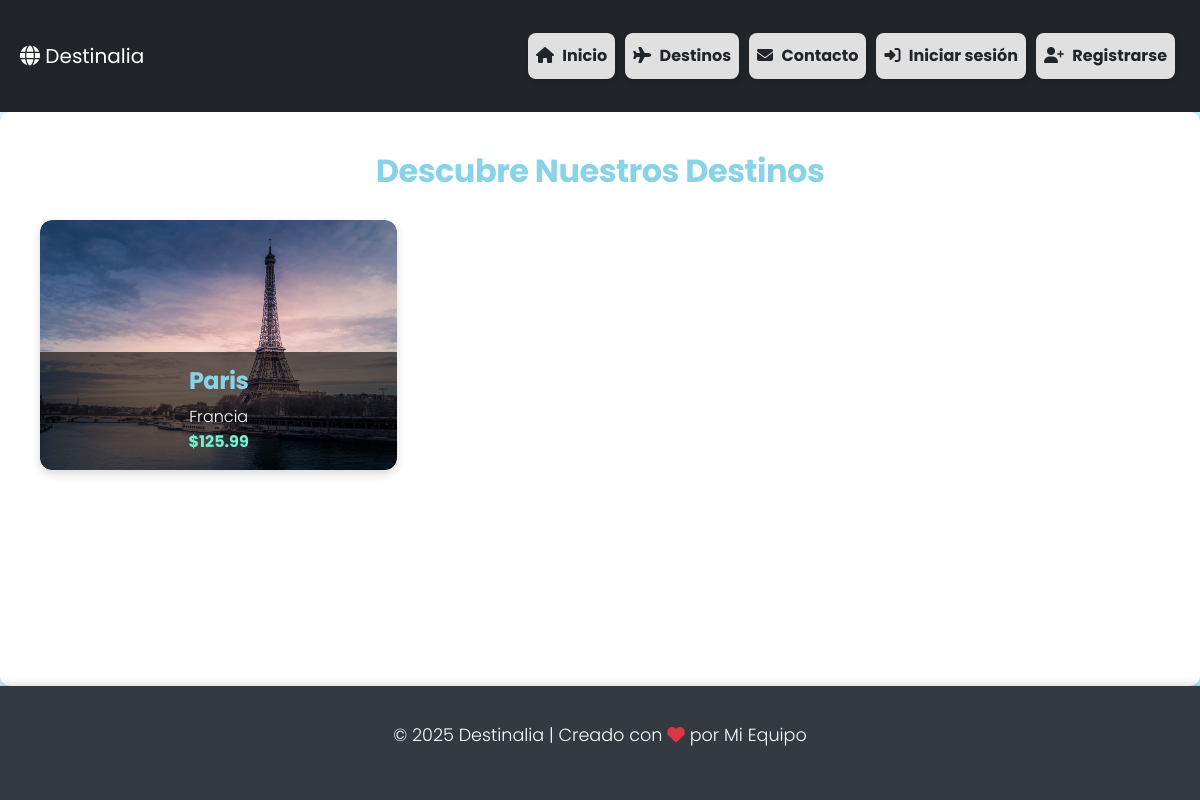
/destinos/, run on an earlier commit of the app's database.
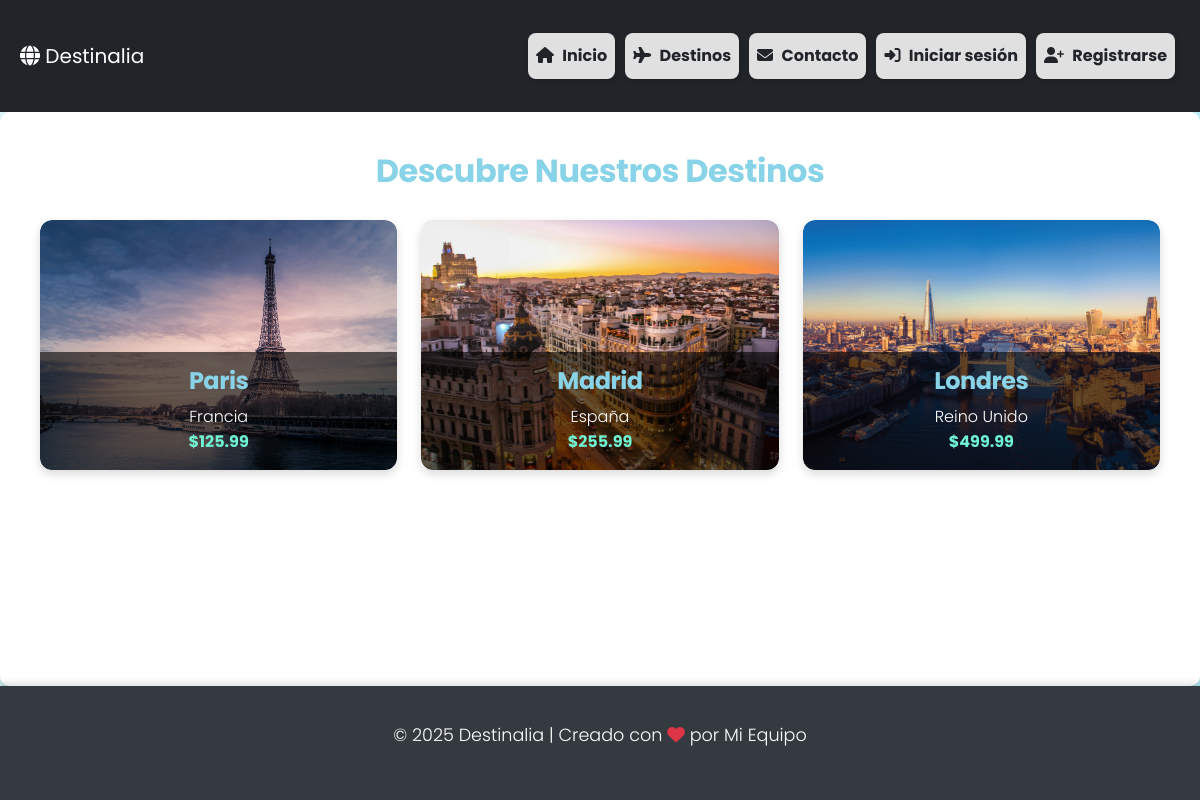
And on a later commit of the database.
### destinos/models.py (models this page shows, shortened)
class Destino(models.Model):
    iden = models.AutoField(primary_key=True)
    nombre = models.CharField(max_length=100)
    pais = models.CharField(max_length=100)
    precio = models.DecimalField(max_digits=10, decimal_places=2)
    explicacion = models.TextField()
    imagen = models.ImageField(upload_to='destinos')
    created = models.DateTimeField(auto_now_add=True)
    updated = models.DateTimeField(auto_now_add=True)
    class Meta:
        verbose_name = 'destino'
        verbose_name_plural = 'destinos'

### destinos/views.py (the view)
# urls.py: path('', views.destinos, name='destinos'),
def destinos(request):
    template_name = 'destinos/destinos.html'
    destinos = Destino.objects.all()
    return render(request, template_name, {"destinos":destinos})

### destinos/templates/destinos/destinos.html (shortened to what this page needs)
{% extends "inicio/base.html" %}
{% load static %}
{% block cabecera %}
<link rel="stylesheet" href="{% static 'inicio/css/destinos.css' %}">
{% endblock cabecera %}
{% block content %}
<div class="container">
    <h2 class="titulo-seccion">Descubre Nuestros Destinos</h2>
    <div class="row g-4">
        {% for destino in destinos %}
        <div class="col-md-6 col-lg-4">
            <a href="{% url 'destino_detalle' destino.iden %}" class="destino-link">
                <div class="destino-card">
                    <div class="destino-img" style="background-image: url('{{ destino.imagen.url }}');">
                        <div class="destino-overlay">
                            <h3>{{ destino.nombre }}</h3>
                            <p>{{ destino.pais }}</p>
                            <p class="precio">${{ destino.precio }}</p>
                        </div>
                    </div>
                </div>
            </a>
        </div>
        {% endfor %}
    </div>
</div>
{% endblock %}

### inicio/templates/inicio/base.html (shortened to what this page needs)
<!DOCTYPE html>
<html lang="es">
<head>
    <link rel="stylesheet" href="https://cdnjs.cloudflare.com/ajax/libs/font-awesome/6.4.2/css/all.min.css">
    <link rel="stylesheet" href="https://cdn.jsdelivr.net/npm/bootstrap@5.3.0/dist/css/bootstrap.min.css">
    {% load static %}
    <link rel="stylesheet" href="{% static 'inicio/css/base.css' %}">
    {% block cabecera %}{% endblock cabecera %}
</head>
<body>
    <header>
        <nav class="navbar navbar-expand-lg navbar-dark bg-dark">
            <div class="container">
                <a class="navbar-brand" href="#"><i class="fa-solid fa-globe"></i> Destinalia</a>
                <div class="collapse navbar-collapse" id="navbarNav">
                    <ul class="navbar-nav ms-auto">
                        <li class="nav-item">
                            <a class="nav-link btn-nav" href="{% url "Inicio" %}"><i class="fa-solid fa-home"></i> Inicio</a>
                        </li>
                        <li class="nav-item">
                            <a class="nav-link btn-nav" href="{% url "destinos" %}"><i class="fa-solid fa-plane"></i> Destinos</a>
                        </li>
                        <li class="nav-item">
                            <a class="nav-link btn-nav" href="{% url "contacto" %}"><i class="fa-solid fa-envelope"></i> Contacto</a>
                        </li>
                        {% if user.is_authenticated%}
                            <li class="nav-item">
                                <a class="nav-link btn-nav" href="{% url 'perfil' %}"><i class="fa-solid fa-user"></i> Perfil</a>
                            </li>
                            <li class="nav-item">
                                <a class="nav-link btn-nav" href="{% url 'logout' %}"><i class="fa-solid fa-sign-out-alt"></i> Cerrar sesión</a>
                            </li>
                            {% if user.is_staff %}
                                <li class="nav-item">
                                    <a class="nav-link btn-nav" href="{% url 'admin:index' %}"><i class="fa-solid fa-sign-out-alt"></i> Panel de administrador</a>
                                </li>
                            {% endif%}
                        {% else %}
                            <li class="nav-item">
                                <a class="nav-link btn-nav" href="{% url 'login' %}"><i class="fa-solid fa-sign-in-alt"></i> Iniciar sesión</a>
                            </li>
                            <li class="nav-item">
                                <a class="nav-link btn-nav" href="{% url 'signup' %}"><i class="fa-solid fa-user-plus"></i> Registrarse</a>
                            </li>
                        {% endif %}
                    </ul>
                </div>
            </div>
        </nav>
    </header>
    <main class="container">
        {% block content %}{% endblock %}
    </main>
    <footer class="footer">
        <div class="container">
            <p>&copy; 2025 Destinalia | Creado con <i class="fa-solid fa-heart text-danger"></i> por Mi Equipo</p>
        </div>
    </footer>
</body>
</html>

### inicio/static/inicio/css/base.css (style rules this page uses)
:root { --primary-color: #6ff3d2; --secondary-color: #b2ebf2; --text-color: #2d3436; --heading-color: #88d3e7; --gradient-start: #e0f7fa; --gradient-end: #b2ebf2; }
body { font-family: 'Poppins', sans-serif; background: linear-gradient(135deg, var(--gradient-start), var(--gradient-end)); color: var(--text-color); display: flex; flex-direction: column; min-height: 100vh; line-height: 1.6; }
h1, h2, h3, h4, h5, h6 { font-weight: 600; color: var(--heading-color); letter-spacing: -0.5px; }
p { font-weight: 300; font-size: 1.1rem; }
.navbar-nav .btn-nav { display: inline-block; padding: 10px 18px; margin: 5px; border-radius: 8px; background-color: #e0e0e0; color: #212529 !important; font-weight: bold; transition: all 0.3s ease-in-out; text-align: center; box-shadow: 2px 2px 5px rgba(0, 0, 0, 0.2); }
.navbar-nav .btn-nav i { margin-right: 5px; }
main { flex: 1; padding: 20px; background: white; border-radius: 10px; box-shadow: 0px 4px 8px rgba(0, 0, 0, 0.1); margin: 2em 0em; }
.footer { background: #343a40; color: white; text-align: center; padding: 15px 0; margin-top: auto; box-shadow: 0px -4px 6px rgba(0, 0, 0, 0.1); }
.footer i { transition: transform 0.3s; }

### inicio/static/inicio/css/destinos.css (style rules this page uses)
.container { max-width: 1200px; margin: 0 auto; padding: 20px; }
.titulo-seccion { text-align: center; font-size: 2rem; font-weight: 700; color: var(--heading-color); margin-bottom: 30px; }
.destino-link { text-decoration: none; }
.destino-card { position: relative; border-radius: 12px; overflow: hidden; background: white; box-shadow: 0px 4px 10px rgba(0, 0, 0, 0.15); transition: transform 0.3s ease, box-shadow 0.3s ease; }
.destino-img { width: 100%; height: 250px; background-size: cover; background-position: center; border-radius: 12px; display: flex; align-items: flex-end; position: relative; }
.destino-overlay { background: rgba(0, 0, 0, 0.6); width: 100%; padding: 15px; text-align: center; color: white; font-weight: 300; border-bottom-left-radius: 12px; border-bottom-right-radius: 12px; }
.destino-overlay h3 { font-size: 1.5rem; font-weight: 700; }
.destino-overlay p { font-size: 1rem; margin: 0; }
.precio { font-size: 1.2rem; font-weight: bold; color: var(--primary-color); margin-top: 5px; }

What changed in the data, as far as the page shows it:
added Destino: imagen (picture), nombre "Madrid", pais "España", precio "255.99"
added Destino: imagen (picture), nombre "Londres", pais "Reino Unido", precio "499.99"
